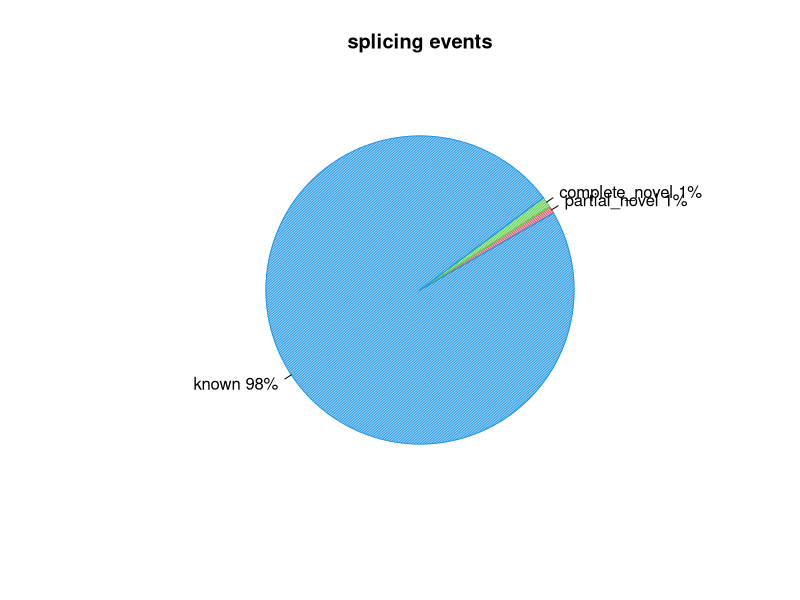
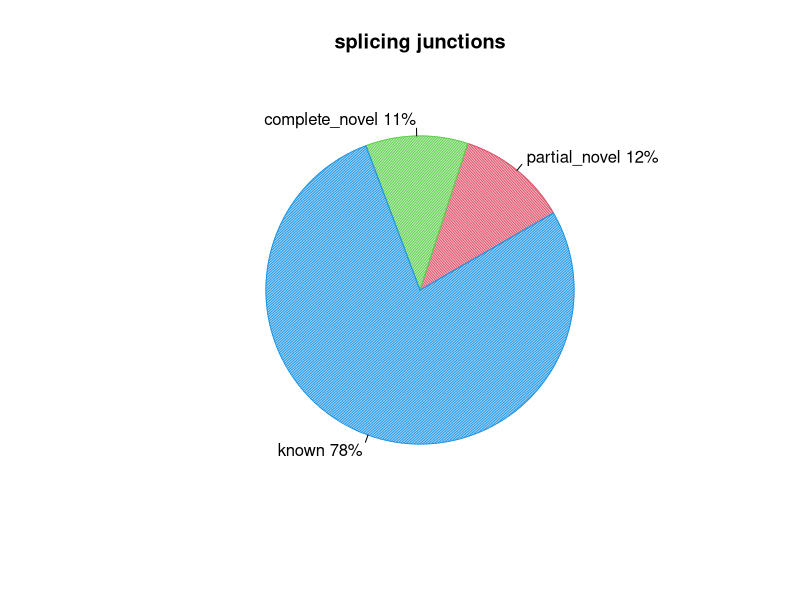

Here is the R script that generated these plots, in order:
pdf("/home/genetics/HW1/mapped_data_quality/SRR11647697.splice_events.pdf")
events=c(0.7622823170750413,1.1139665857629228,98.0071401089011)
pie(events,col=c(2,3,4),init.angle=30,angle=c(60,120,150),density=c(70,70,70),main="splicing events",labels=c("partial_novel 1%","complete_novel 1%","known 98%"))
dev.off()
pdf("/home/genetics/HW1/mapped_data_quality/SRR11647697.splice_junction.pdf")
junction=c(11.646101368984937,10.728675426949316,77.62522320406575)
pie(junction,col=c(2,3,4),init.angle=30,angle=c(60,120,150),density=c(70,70,70),main="splicing junctions",labels=c("partial_novel 12%","complete_novel 11%","known 78%"))
dev.off()
